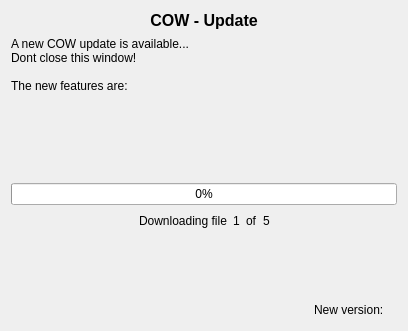
<?xml version="1.0" encoding="UTF-8"?>
<!--
 Copyright (C) 2010 Bruneau Basile
 
 This program is free software; you can redistribute it and/or modify
 it under the terms of the GNU General Public License as published by
 the Free Software Foundation; either version 2 of the License, or
 (at your option) any later version.
 
 This program is distributed in the hope that it will be useful,
 but WITHOUT ANY WARRANTY; without even the implied warranty of
 MERCHANTABILITY or FITNESS FOR A PARTICULAR PURPOSE. See the
 GNU General Public License for more details.
 
 You should have received a copy of the GNU General Public License along
 with this program; if not, write to the Free Software Foundation, Inc.,
 51 Franklin Street, Fifth Floor, Boston, MA 02110-1301 USA.
-->
<ui version="4.0">
 <class>cowMaj</class>
 <widget class="QWidget" name="cowMaj">
  <property name="geometry">
   <rect>
    <x>0</x>
    <y>0</y>
    <width>408</width>
    <height>331</height>
   </rect>
  </property>
  <property name="windowTitle">
   <string>COW - Update</string>
  </property>
  <property name="windowIcon">
   <iconset>
    <normaloff>../../v1.1.0/cow-v0.8-transparent.png</normaloff>../../v1.1.0/cow-v0.8-transparent.png</iconset>
  </property>
  <property name="styleSheet">
   <string notr="true">QMainWindow {
background-image: url(fond2.png);
background-repeat: no-reeat;
background-color: #c9d0d8;
}</string>
  </property>
  <layout class="QVBoxLayout" name="verticalLayout_3">
   <item>
    <layout class="QVBoxLayout" name="verticalLayout_2">
     <item>
      <layout class="QHBoxLayout" name="horizontalLayout_3">
       <item>
        <spacer name="horizontalSpacer_2">
         <property name="orientation">
          <enum>Qt::Horizontal</enum>
         </property>
         <property name="sizeHint" stdset="0">
          <size>
           <width>40</width>
           <height>20</height>
          </size>
         </property>
        </spacer>
       </item>
       <item>
        <widget class="QLabel" name="label">
         <property name="text">
          <string>&lt;!DOCTYPE HTML PUBLIC &quot;-//W3C//DTD HTML 4.0//EN&quot; &quot;http://www.w3.org/TR/REC-html40/strict.dtd&quot;&gt;
&lt;html&gt;&lt;head&gt;&lt;meta name=&quot;qrichtext&quot; content=&quot;1&quot; /&gt;&lt;style type=&quot;text/css&quot;&gt;
p, li { white-space: pre-wrap; }
&lt;/style&gt;&lt;/head&gt;&lt;body style=&quot; font-family:'Sans Serif'; font-size:9pt; font-weight:400; font-style:normal;&quot;&gt;
&lt;p align=&quot;center&quot; style=&quot; margin-top:0px; margin-bottom:0px; margin-left:0px; margin-right:0px; -qt-block-indent:0; text-indent:0px;&quot;&gt;&lt;span style=&quot; font-size:12pt; font-weight:600;&quot;&gt;COW - Update&lt;/span&gt;&lt;/p&gt;&lt;/body&gt;&lt;/html&gt;</string>
         </property>
        </widget>
       </item>
       <item>
        <spacer name="horizontalSpacer_3">
         <property name="orientation">
          <enum>Qt::Horizontal</enum>
         </property>
         <property name="sizeHint" stdset="0">
          <size>
           <width>40</width>
           <height>20</height>
          </size>
         </property>
        </spacer>
       </item>
      </layout>
     </item>
     <item>
      <widget class="QLabel" name="label_6">
       <property name="text">
        <string>A new COW update is available...
Dont close this window!

The new features are:</string>
       </property>
      </widget>
     </item>
     <item>
      <widget class="QLabel" name="d_cha">
       <property name="text">
        <string notr="true"/>
       </property>
       <property name="textFormat">
        <enum>Qt::RichText</enum>
       </property>
      </widget>
     </item>
     <item>
      <spacer name="verticalSpacer">
       <property name="orientation">
        <enum>Qt::Vertical</enum>
       </property>
       <property name="sizeHint" stdset="0">
        <size>
         <width>20</width>
         <height>40</height>
        </size>
       </property>
      </spacer>
     </item>
     <item>
      <layout class="QVBoxLayout" name="verticalLayout">
       <item>
        <layout class="QHBoxLayout" name="horizontalLayout_4">
         <item>
          <widget class="QProgressBar" name="d_barre">
           <property name="value">
            <number>0</number>
           </property>
          </widget>
         </item>
        </layout>
       </item>
       <item>
        <layout class="QHBoxLayout" name="horizontalLayout_5">
         <item>
          <spacer name="horizontalSpacer_7">
           <property name="orientation">
            <enum>Qt::Horizontal</enum>
           </property>
           <property name="sizeHint" stdset="0">
            <size>
             <width>40</width>
             <height>20</height>
            </size>
           </property>
          </spacer>
         </item>
         <item>
          <layout class="QHBoxLayout" name="horizontalLayout">
           <item>
            <widget class="QLabel" name="label_2">
             <property name="text">
              <string>Downloading file</string>
             </property>
            </widget>
           </item>
           <item>
            <widget class="QLabel" name="d_fa">
             <property name="text">
              <string notr="true">1</string>
             </property>
            </widget>
           </item>
           <item>
            <widget class="QLabel" name="label_4">
             <property name="text">
              <string>of</string>
             </property>
            </widget>
           </item>
           <item>
            <widget class="QLabel" name="d_nbf">
             <property name="text">
              <string notr="true">5</string>
             </property>
            </widget>
           </item>
          </layout>
         </item>
         <item>
          <spacer name="horizontalSpacer_9">
           <property name="orientation">
            <enum>Qt::Horizontal</enum>
           </property>
           <property name="sizeHint" stdset="0">
            <size>
             <width>40</width>
             <height>20</height>
            </size>
           </property>
          </spacer>
         </item>
        </layout>
       </item>
      </layout>
     </item>
     <item>
      <spacer name="verticalSpacer_2">
       <property name="orientation">
        <enum>Qt::Vertical</enum>
       </property>
       <property name="sizeHint" stdset="0">
        <size>
         <width>20</width>
         <height>40</height>
        </size>
       </property>
      </spacer>
     </item>
     <item>
      <layout class="QHBoxLayout" name="horizontalLayout_2">
       <item>
        <spacer name="horizontalSpacer">
         <property name="orientation">
          <enum>Qt::Horizontal</enum>
         </property>
         <property name="sizeHint" stdset="0">
          <size>
           <width>40</width>
           <height>20</height>
          </size>
         </property>
        </spacer>
       </item>
       <item>
        <widget class="QLabel" name="label_3">
         <property name="text">
          <string>New version:</string>
         </property>
        </widget>
       </item>
       <item>
        <widget class="QLabel" name="d_nversion">
         <property name="text">
          <string notr="true"/>
         </property>
        </widget>
       </item>
      </layout>
     </item>
    </layout>
   </item>
  </layout>
 </widget>
 <resources/>
 <connections/>
</ui>
